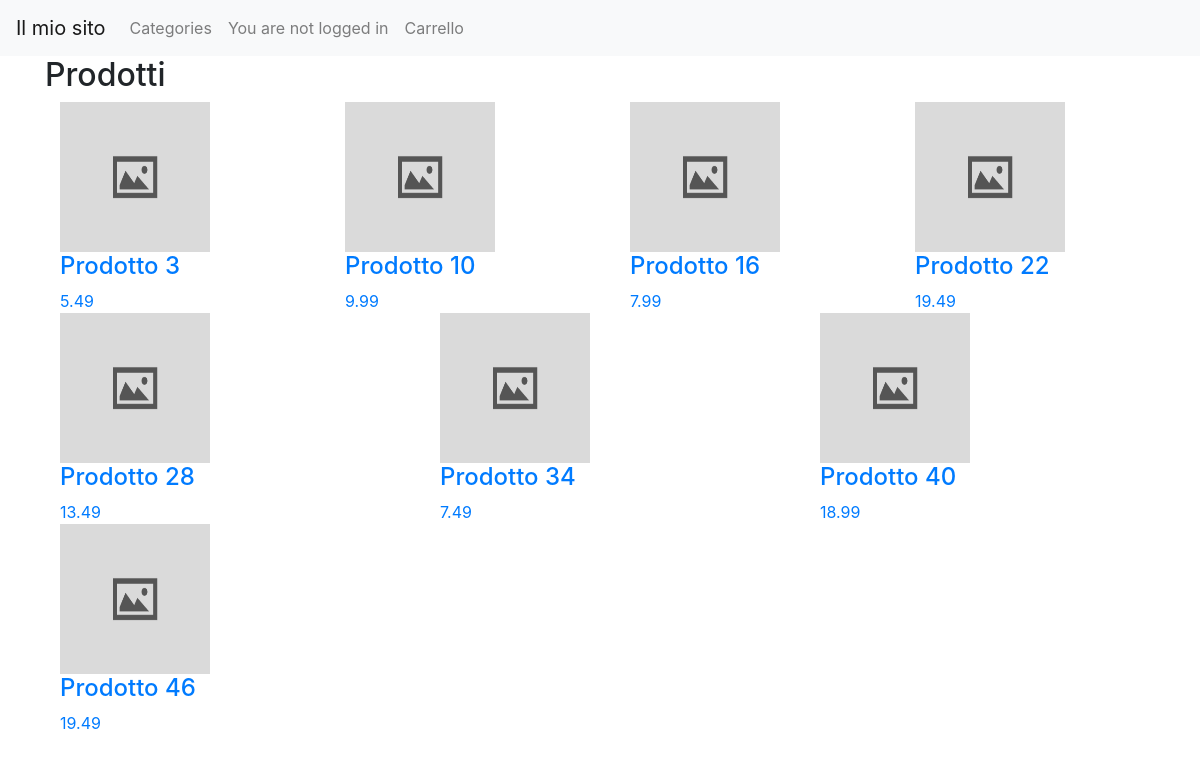
/page_categoria.php?id=5, run on the app's committed database.
### tables this page shows
CREATE TABLE `appartiene` (
  `ID` int(11) NOT NULL,
  `idProdotto` int(11) DEFAULT NULL,
  `idCategoria` int(11) DEFAULT NULL
);

CREATE TABLE `prodotto` (
  `ID` int(11) NOT NULL,
  `nome` varchar(255) DEFAULT NULL,
  `descrizione` text DEFAULT NULL,
  `prezzo` decimal(10,2) DEFAULT NULL,
  `quantita` int(11) DEFAULT NULL,
  `img_path` varchar(255) NOT NULL
);

### classi/db_connection.php (called while the page is built, shortened)
<?php
class Database {
    private $servername = "localhost";
    private $username = "root";
    private $password = "";
    private $dbname = "ecommerce";
    private $conn;
    private function __construct() {
        $this->conn = new mysqli($this->servername, $this->username, $this->password, $this->dbname);
    }
    function read_table($table, $where = null, $type_where=null) {
        $sql = "SELECT * FROM $table";
        if ($where !== null) {
            $sql .= " WHERE ";
            $params = [];
            foreach ($where as $field => $value) {
                $sql .= "$field = ? AND ";
                $params[] = $value;
            }
            $sql = substr($sql, 0, -5);
            $conn = $this->conn;
            $stmt = $conn->prepare($sql);
            if($type_where==null)
                $s= str_repeat('s', count($params));
            else
                $s=$type_where;
            $stmt->bind_param($s, ...$params);
        } else {
            $conn = $this->conn;
            $stmt = $conn->prepare($sql);
        }
        $stmt->execute();
        $result = $stmt->get_result();
        return $result;
    }
}
?>

### classi/prodotto.php (the view, shortened to what this page needs)
<?php
class Prodotto {
    private $id;
    private $nome;
    private $prezzo;
    private $path;
    public function __construct($id, $nome, $descrizione, $prezzo, $quantita, $path) {
        $this->id = $id;
        $this->nome = $nome;
        $this->prezzo = $prezzo;
        if($path){
            $this->path = $path;
        }
        else{
            $this->path="default-image.jpg";
        }
    }
    public function showProdHome(){
        $s="<a href='page_prodotto.php?id=$this->id'><div class='col'><img src='img/$this->path' width='150' height='150'>";
        $s.="<br><h4>$this->nome</h4>   $this->prezzo</div></a>";
        return $s;
    }
}
?>

### page_categoria.php (shortened to what this page needs)
<?php
require_once("classi/db_connection.php");
require_once("classi/prodotto.php");
require_once("classi/navbar.php");
$db=Database::getInstance() ;
if(isset($_SESSION['id']) && $_SESSION['id']!="") {
    $navbar = new NavBar($_SESSION['id']);
} else {
    $navbar = new NavBar();
}
$id_categoria=$_GET['id'];
$index=0;
?>
<!DOCTYPE html>
<html lang="en">
<head>
    <link rel="stylesheet" href="https://stackpath.bootstrapcdn.com/bootstrap/4.3.1/css/bootstrap.min.css">
</head>
<body>
    <?php
        echo $navbar->showNavbar();
    ?>
    <div class="container">
        <h2>Prodotti</h2>
        <div class="row">
            <?php
            $where=array(
                "appartiene.idCategoria"=>$id_categoria
            );
            $result=$db->read_table("prodotto join appartiene on prodotto.ID=appartiene.idProdotto", $where, "i");
            while($row=$result->fetch_assoc()){
                $prodotto= new Prodotto(
                    $row['idProdotto'],
                    $row['nome'],
                    $row['descrizione'],
                    $row['prezzo'],
                    $row['quantita'],
                    $row['img_path']
                );
                echo "<div class='col'>";
                echo $prodotto->showProdHome();
                echo "</div>";
                if(($index) == 3){
                    echo "</div><div class='row'>";
                    $index = 0;
                }
                $index++;
            }
            ?>
        </div>
</body>
</html>

### data on the page
appartiene: idProdotto.nome "Prodotto 3", idProdotto.prezzo "5.49"
appartiene: idProdotto.nome "Prodotto 10", idProdotto.prezzo "9.99"
appartiene: idProdotto.nome "Prodotto 16", idProdotto.prezzo "7.99"
appartiene: idProdotto.nome "Prodotto 22", idProdotto.prezzo "19.49"
appartiene: idProdotto.nome "Prodotto 28", idProdotto.prezzo "13.49"
appartiene: idProdotto.nome "Prodotto 34", idProdotto.prezzo "7.49"
appartiene: idProdotto.nome "Prodotto 40", idProdotto.prezzo "18.99"
appartiene: idProdotto.nome "Prodotto 46", idProdotto.prezzo "19.49"
